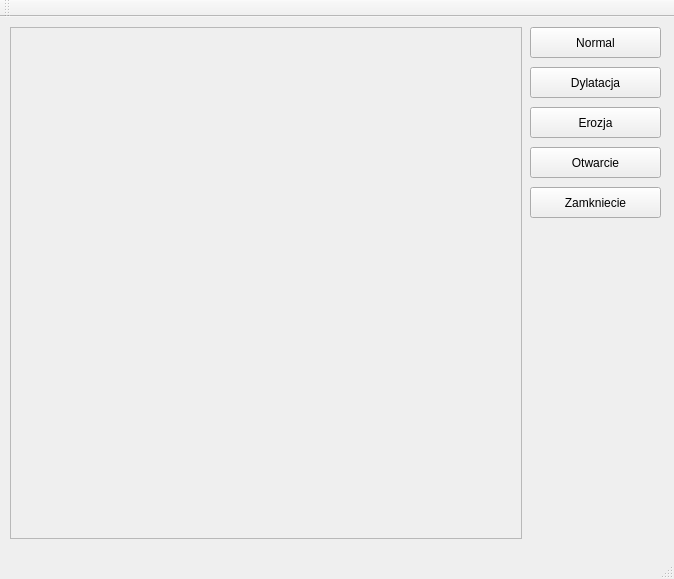
<?xml version="1.0" encoding="UTF-8"?>
<ui version="4.0">
 <class>MainWindow</class>
 <widget class="QMainWindow" name="MainWindow">
  <property name="geometry">
   <rect>
    <x>0</x>
    <y>0</y>
    <width>674</width>
    <height>579</height>
   </rect>
  </property>
  <property name="windowTitle">
   <string>MainWindow</string>
  </property>
  <widget class="QWidget" name="centralWidget">
   <widget class="QFrame" name="frame">
    <property name="geometry">
     <rect>
      <x>10</x>
      <y>10</y>
      <width>512</width>
      <height>512</height>
     </rect>
    </property>
    <property name="frameShape">
     <enum>QFrame::StyledPanel</enum>
    </property>
    <property name="frameShadow">
     <enum>QFrame::Raised</enum>
    </property>
   </widget>
   <widget class="QPushButton" name="bNormal">
    <property name="geometry">
     <rect>
      <x>530</x>
      <y>10</y>
      <width>131</width>
      <height>31</height>
     </rect>
    </property>
    <property name="text">
     <string>Normal</string>
    </property>
   </widget>
   <widget class="QPushButton" name="bDylatacja">
    <property name="geometry">
     <rect>
      <x>530</x>
      <y>50</y>
      <width>131</width>
      <height>31</height>
     </rect>
    </property>
    <property name="text">
     <string>Dylatacja</string>
    </property>
   </widget>
   <widget class="QPushButton" name="bErozja">
    <property name="geometry">
     <rect>
      <x>530</x>
      <y>90</y>
      <width>131</width>
      <height>31</height>
     </rect>
    </property>
    <property name="text">
     <string>Erozja</string>
    </property>
   </widget>
   <widget class="QPushButton" name="bZamkniecie">
    <property name="geometry">
     <rect>
      <x>530</x>
      <y>170</y>
      <width>131</width>
      <height>31</height>
     </rect>
    </property>
    <property name="text">
     <string>Zamkniecie</string>
    </property>
   </widget>
   <widget class="QPushButton" name="bOtwarcie">
    <property name="geometry">
     <rect>
      <x>530</x>
      <y>130</y>
      <width>131</width>
      <height>31</height>
     </rect>
    </property>
    <property name="text">
     <string>Otwarcie</string>
    </property>
   </widget>
  </widget>
  <widget class="QMenuBar" name="menuBar">
   <property name="geometry">
    <rect>
     <x>0</x>
     <y>0</y>
     <width>674</width>
     <height>20</height>
    </rect>
   </property>
  </widget>
  <widget class="QToolBar" name="mainToolBar">
   <attribute name="toolBarArea">
    <enum>TopToolBarArea</enum>
   </attribute>
   <attribute name="toolBarBreak">
    <bool>false</bool>
   </attribute>
  </widget>
  <widget class="QStatusBar" name="statusBar"/>
 </widget>
 <layoutdefault spacing="6" margin="11"/>
 <resources/>
 <connections/>
</ui>
